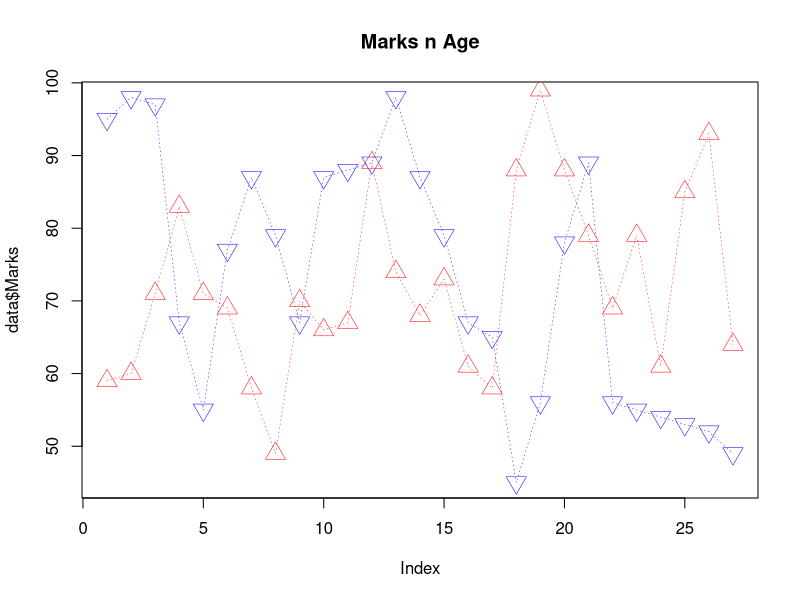

Recreate this plot in R.
data = read.csv("Dataset.csv")

plot(data$Marks,
     type="o",
     lty=3,
     lwd=0.5,
     col="blue",
     main="Marks n Age",
     cex=2,
     pch=25)
lines(data$Age,
      type="o",
      lty=3,
      lwd=0.5,
      col="red",
      cex=2,
      pch=24)
